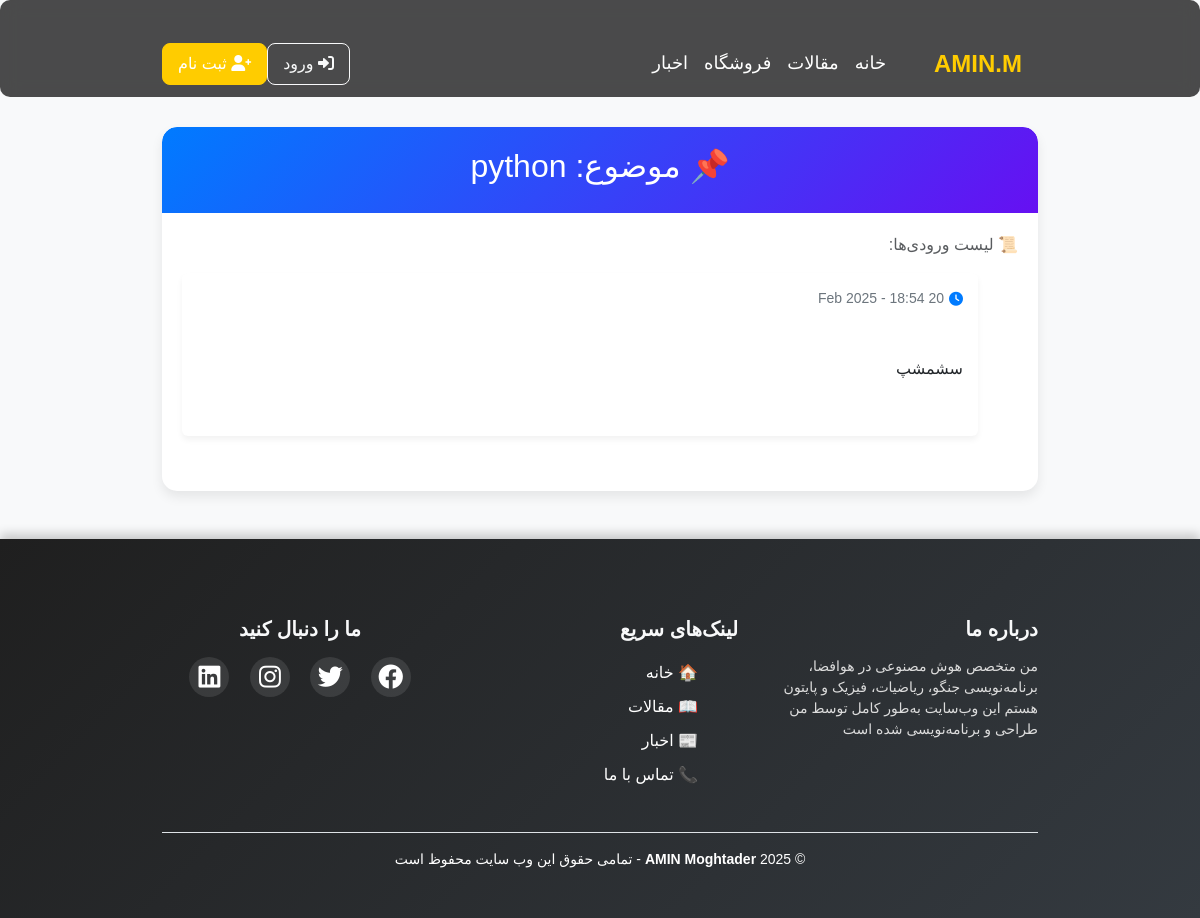
The page /topics/7/ on the database as committed earlier.
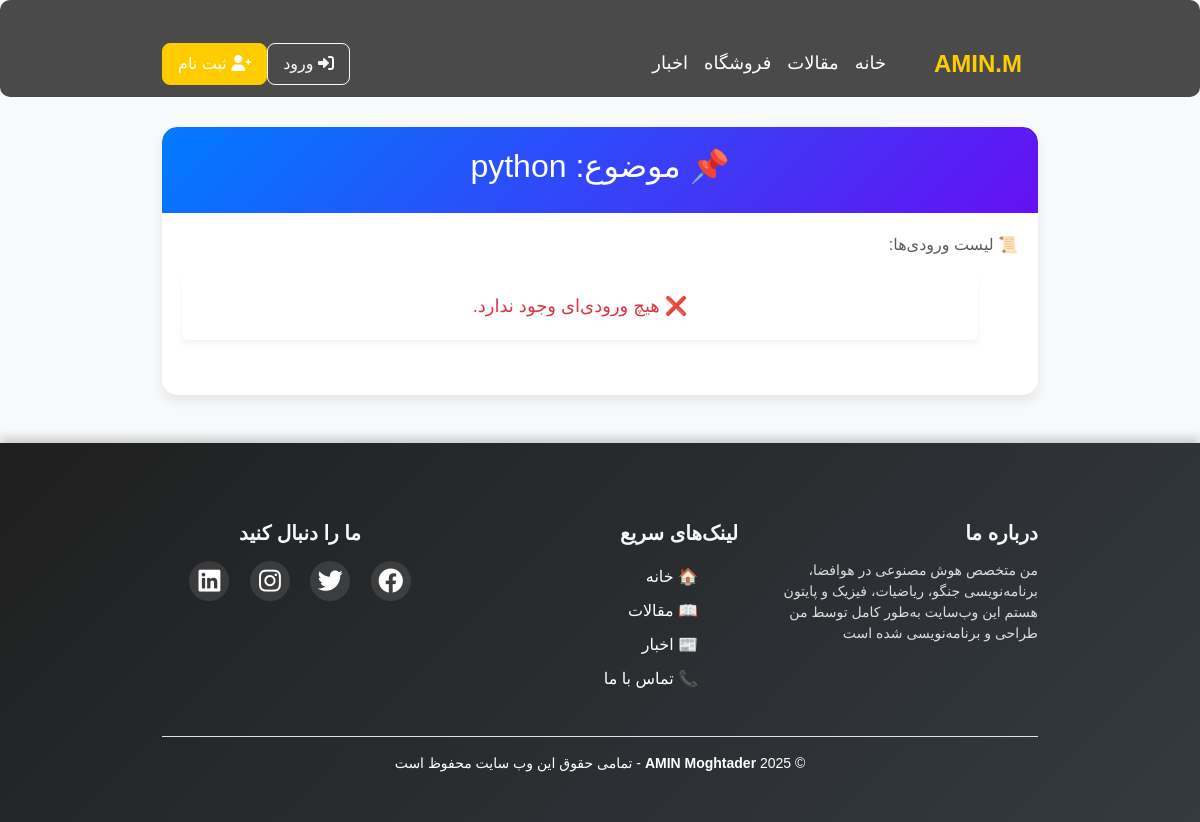
The same page on the database as committed later.
### webchat/models.py (models this page shows, shortened)
class Entry(models.Model):
    topic = models.ForeignKey(Topic, null=True, blank=True,on_delete=models.CASCADE)
    file = models.FileField(upload_to='file/',null=True, blank=True)
    text = models.TextField(
        verbose_name="محتوای مقاله",
        help_text="متن کامل مقاله را اینجا بنویسید",
        default="محتوا هنوز اضافه نشده است",
        blank=True,
        null=True,
    )
    date_added = models.DateTimeField(auto_now_add=True)
    class Meta:
        verbose_name = "مقاله"
        verbose_name_plural = "مقالات"

### webchat/views.py (the view)
# urls.py: path('topics/<int:topic_id>/', views.topic, name='topic'),
def topic(request,topic_id):
    topic = Topic.objects.get(id=topic_id)
    entries = topic.entry_set.order_by('-date_added')
    context = {'topic': topic , 'entries':entries}
    return render(request , 'webchat/topic.html',context)

### webchat/models.py (called while the page is built)
    def __str__(self):
        return self.text

### webchat/templates/webchat/topic.html (shortened to what this page needs)
{% extends "webchat/base.html" %}
{% load static %}
{% block content %}
<div class="container">
    <div class="panel">
        <div class="panel-heading">
            <h2>📌 موضوع: {{ topic }}</h2>
        </div>
        <div class="panel-body">
            <p class="text-muted">📜 لیست ورودی‌ها:</p>
            <ul class="list-group">
                {% for entry in entries %}
                    <li class="list-group-item">
                        <p class="entry-date"><i class="fas fa-clock"></i> {{ entry.date_added | date:'d M Y - H:i' }}</p>
                        <p class="entry-text">{{ entry.text|linebreaks }}</p>
                    </li>
                {% empty %}
                    <li class="list-group-item empty-message">❌ هیچ ورودی‌ای وجود ندارد.</li>
                {% endfor %}
            </ul>
        </div>
    </div>
</div>
{% endblock content %}

Rows that differ between the two databases and show on the page:
removed Entry: date_added "20 Feb 2025 - 18:54", text "سشمشپ"
Other text that changed with them:
text now shown: "❌ هیچ ورودی‌ای وجود ندارد."
